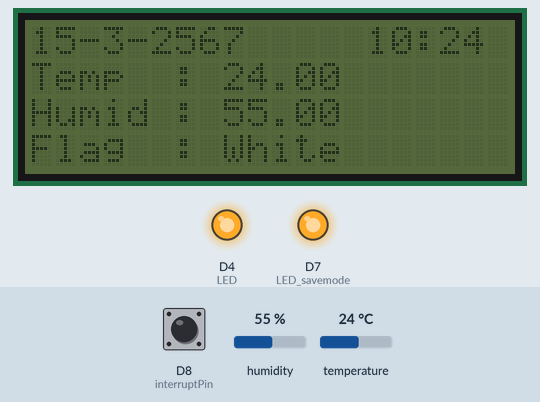
This sketch was run on a simulated ESP8266 (NodeMCU). Shown: 20×4 character LCD, output pins drawn as LEDs (lit = HIGH). The test bench sets the inputs (shaded band); at power-on: D8 (interruptPin) LOW, temperature 24 °C, humidity 55 %. WiFi joins after 1.5 s; servers stay silent unless stated; the local clock reads 2024-03-15 10:24:30 at power-on unless the sketch sets it; what the sketch prints to the serial monitor is not drawn.

Above: at 1.2 s.
1.3 s: D8 (interruptPin) pulled HIGH for 2.6 s
At 5.5 s:
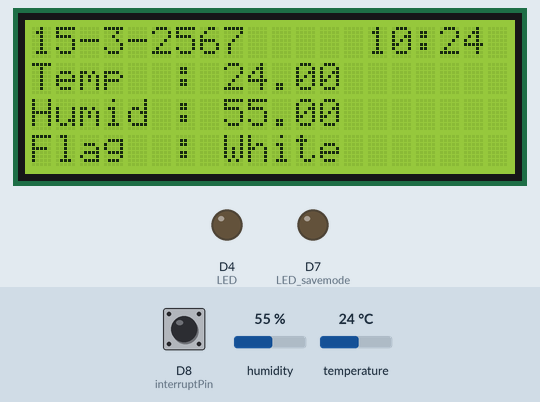
10.3 s: temperature set to 28 °C
At 12.0 s:
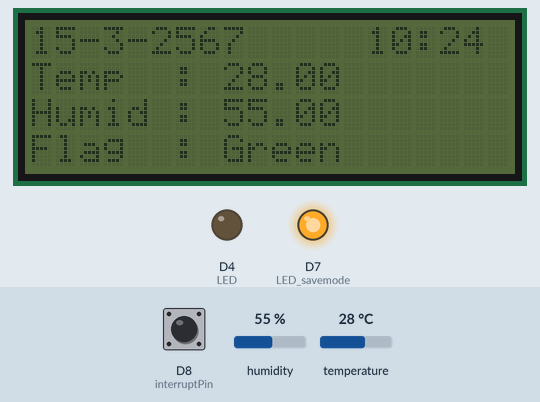
13.3 s: humidity set to 88 %
At 14.3 s:
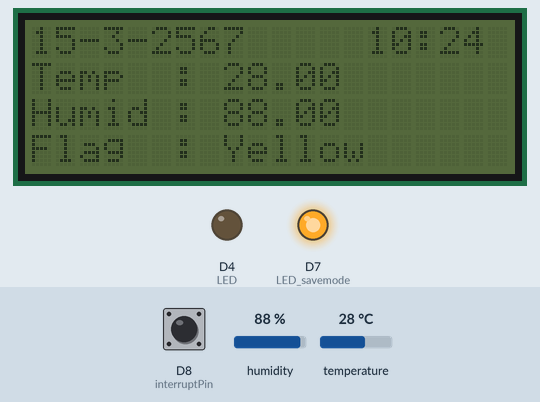
16.3 s: temperature set to 33 °C
At 19.3 s:
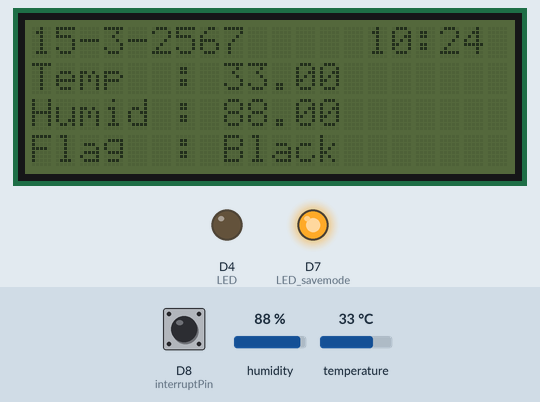
19.8 s: humidity set to 68 %
At 21.5 s:
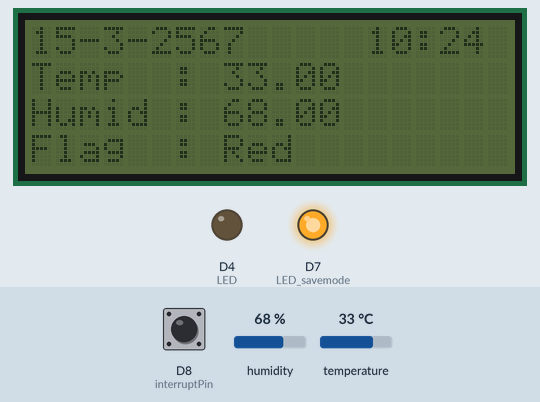
22.8 s: D8 (interruptPin) pulled HIGH for 2.6 s
At 26.8 s:
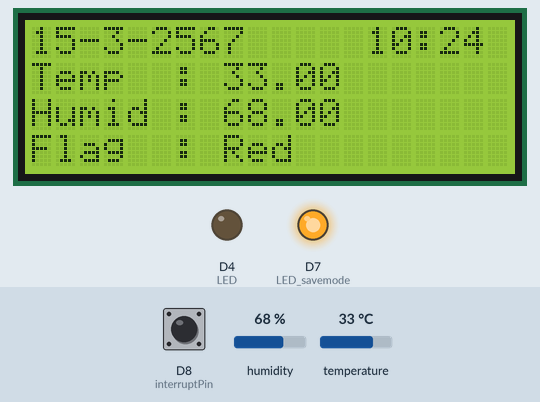
Timing chart, 0 to 28.3 s (numbered marks = the images above; inputs shaded):
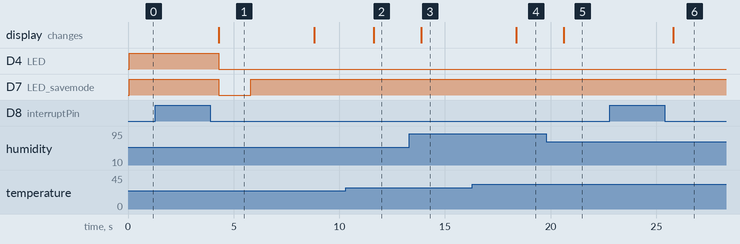

The sketch:

auto_connect_DHT_time_12c_switch.ino
```cpp
/*D4 <---> LED_online<-->3V
 *DHT22<-->D6
 *SWITCH<-->D8 //GPIO 15 touch switch
 *SCL<-->D1
 *SDA<-->D2
 *LED_online<-->D4  //yellow
 *LED_LED_savemode<-->D7;   //blue
*/


#include <ESP8266WiFi.h>          //https://github.com/esp8266/Arduino
#include <DNSServer.h>
#include <ESP8266WebServer.h>
#include "WiFiManager.h"         //https://github.com/tzapu/WiFiManager
#include "DHT.h"
#include <time.h>
#include <LiquidCrystal_I2C.h>

#define DHTPIN D6
#define DHTTYPE DHT22

DHT dht(DHTPIN, DHTTYPE);
std::unique_ptr<ESP8266WebServer> server;
LiquidCrystal_I2C lcd(0x27, 20, 4);

const int interruptPin = 15;// 0; //GPIO 0 (Flash Button)
const int LED=2;   //On board blue LED
const int LED_online=D4;    //16;   //D0 led out
const int LED_savemode=D7;
long time_start,time_stop;
int sta=1;

float temp,humid,hic;
String flag,water;
int train,rest,b;

int timezone = 7 * 3600;                    //ตั้งค่า TimeZone ตามเวลาประเทศไทย
int dst = 0;
time_t now = time(nullptr);
struct tm* newtime = localtime(&now);
String tmpNow = "";

void handleRoot() {
  server->send(200, "text/plain", "hello from esp8266!");
}

void handleNotFouttttttttttttttttttttttttttttttttttttttttttttttnd() {
  String message = "File Not Found\n\n";
  message += "URI: ";
  message += server->uri();
  message += "\nMethod: ";
  message += (server->method() == HTTP_GET) ? "GET" : "POST";
  message += "\nArguments: ";
  message += server->args();
  message += "\n";
  for (uint8_t i = 0; i < server->args(); i++) {
    message += " " + server->argName(i) + ": " + server->arg(i) + "\n";
  }
  server->send(404, "text/plain", message);
}

void setup() {

  Serial.begin(115200);
  dht.begin();
  lcd.begin();

  pinMode(LED,OUTPUT);
  pinMode(LED_online,OUTPUT);  //led out
  pinMode(LED_savemode,OUTPUT);  //led out
  pinMode(interruptPin, INPUT);
  pinMode(14, INPUT);  //touch switch
  attachInterrupt(digitalPinToInterrupt(interruptPin), handleInterrupt, RISING);
  digitalWrite(LED,HIGH); //LED off
  digitalWrite(LED_online,HIGH); //LED off
  digitalWrite(LED_savemode,HIGH); //LED off


  configTime(timezone, dst, "pool.ntp.org", "time.nist.gov");     //ดึงเวลาจาก Server
    Serial.println("\nWaiting for time");
    while (!time(nullptr)) {
      Serial.print(".");
      delay(1000);
    }
    Serial.println("");
    lcd.noBacklight();

}

void loop() {
  if(sta==1){
    Serial.println("loop");
    //--------------------------------
    calTemp();
    pubLCD();


    //--------------------------------
  }
  else{
    Serial.println("save mode");
    WiFiManager wifiManager;
    //wifiManager.resetSettings();
    wifiManager.autoConnect("HumidTempA01");

    //if you get here you have connected to the WiFi
    Serial.println("connected...yeey :)");
    sta = 1;
    digitalWrite(LED,HIGH); //LED off
    digitalWrite(LED_savemode,HIGH); //LED off

    }
  //check connection
  if(WiFi.status() == WL_CONNECTED){
    Serial.println("connecte");
    digitalWrite(LED_online,LOW); //LED on

  }
  else{
    Serial.println("NOT connected");
    digitalWrite(LED_online,HIGH); //LED off
  }
  //--------------------------
   if(b==1){
    delay(3000);
    lcd.noBacklight();
    b = 0;
  }
  //---------------------------
  delay(500);

}

void handleInterrupt() {
    Serial.println("Interrupt Detected");
    lcd.backlight();
    b = 1;

    if(sta==0){   //out from save mode
      sta = 1;
      digitalWrite(LED,HIGH); //LED off
      digitalWrite(LED_savemode,HIGH); //LED off
      Serial.println("OUT from save mode");
      ESP.reset();

    }
    else{   //to savemode
      time_start = millis();
      while(digitalRead(interruptPin)==1){
        if(millis()-time_start > 3000){
           Serial.println("save mode");
           sta = 0;
           digitalWrite(LED,LOW); //LED on
           digitalWrite(LED_savemode,LOW); //LED on
           break;
        }
      }
    }
}

void calTemp(){

  float humidX = dht.readHumidity();
  float tempX = dht.readTemperature();


  if (isnan(humidX) || isnan(tempX)) {
    Serial.println("Failed to read from DHT sensor!");

  }
  else{
    humid = humidX;
    temp = tempX;
  }

  hic = dht.computeHeatIndex(temp, humid, false);

  if(hic < 27){       flag = "White";   water = "1/2"; train = 60; rest = 0; }
  else if(hic <= 32){ flag = "Green";   water = "1/2"; train = 50; rest = 10; }
  else if(hic <= 39){ flag = "Yellow";  water = "1";   train = 45; rest = 15; }
  else if(hic <= 51){ flag = "Red";     water = "1";   train = 30; rest = 30; }
  else {              flag = "Black";   water = "1";   train = 20; rest = 40; }


  Serial.print("Humidity: ");
  Serial.print(humid);
  Serial.print(" %\t");
  Serial.print("Temperature: ");
  Serial.print(temp);
  Serial.print(" *C ");
  Serial.print("Heat index: ");
  Serial.print(hic);
  Serial.print(" *C ");
  Serial.print(" %\n");
  Serial.println(flag);
  Serial.println(water);
  Serial.println(train);
  Serial.println(rest);

}

void pubLCD(){
  lcd.clear();
  Serial.println(NowString() + " "+ NowString2()); lcd.setCursor(0, 0); lcd.print(NowString2() + "     " + NowString());
  Serial.print("Temp: ");    Serial.print(temp);   lcd.setCursor(0, 1); lcd.print("Temp  : "); lcd.print(temp);
  Serial.print("\tHumid: "); Serial.print(humid);  lcd.setCursor(0, 2); lcd.print("Humid : "); lcd.print(humid);
  Serial.print("\tFlag: ");  Serial.print(flag);   lcd.setCursor(0, 3); lcd.print("Flag  : "); lcd.print(flag);

}
String NowString() {

  now = time(nullptr);
  tm* newtime = localtime(&now);
  tmpNow = "";
  tmpNow += String(newtime->tm_hour);
  tmpNow += ":";

  int t = int(newtime->tm_min);
  if(t < 10){
    tmpNow +="0" + String(newtime->tm_min);
  }
  else{
    tmpNow += String(newtime->tm_min);
  }

  //tmpNow += String(newtime->tm_min);

  return tmpNow;

}

String NowString2() {

  now = time(nullptr);
  tm* newtime = localtime(&now);
  tmpNow = "";
  tmpNow += String(newtime->tm_mday);
  tmpNow += "-";
  tmpNow += String(newtime->tm_mon + 1);
  tmpNow += "-";
  tmpNow += String(newtime->tm_year + 1900 + 543);
  return tmpNow;

}
```

Measured:
- after the input at 1.3 s, D4 (LED): HIGH → LOW after 3.0 s; D7 (LED_savemode): HIGH → LOW after 3.0 s, → HIGH 1.5 s later; the display: changes after 3.0 s (image 1)
- after the input at 10.3 s, the display: changes after 1.3 s (image 2)
- after the input at 13.3 s, the display: changes after 0.58 s (image 3)
- after the input at 16.3 s, the display: changes after 2.1 s (image 4)
- after the input at 19.8 s, the display: changes after 0.83 s (image 5)
- after the input at 22.8 s, the display: changes after 3.0 s (image 6)
- what the display in image 1 shows lasts 4.5 s, from 4.3 s to 8.8 s
